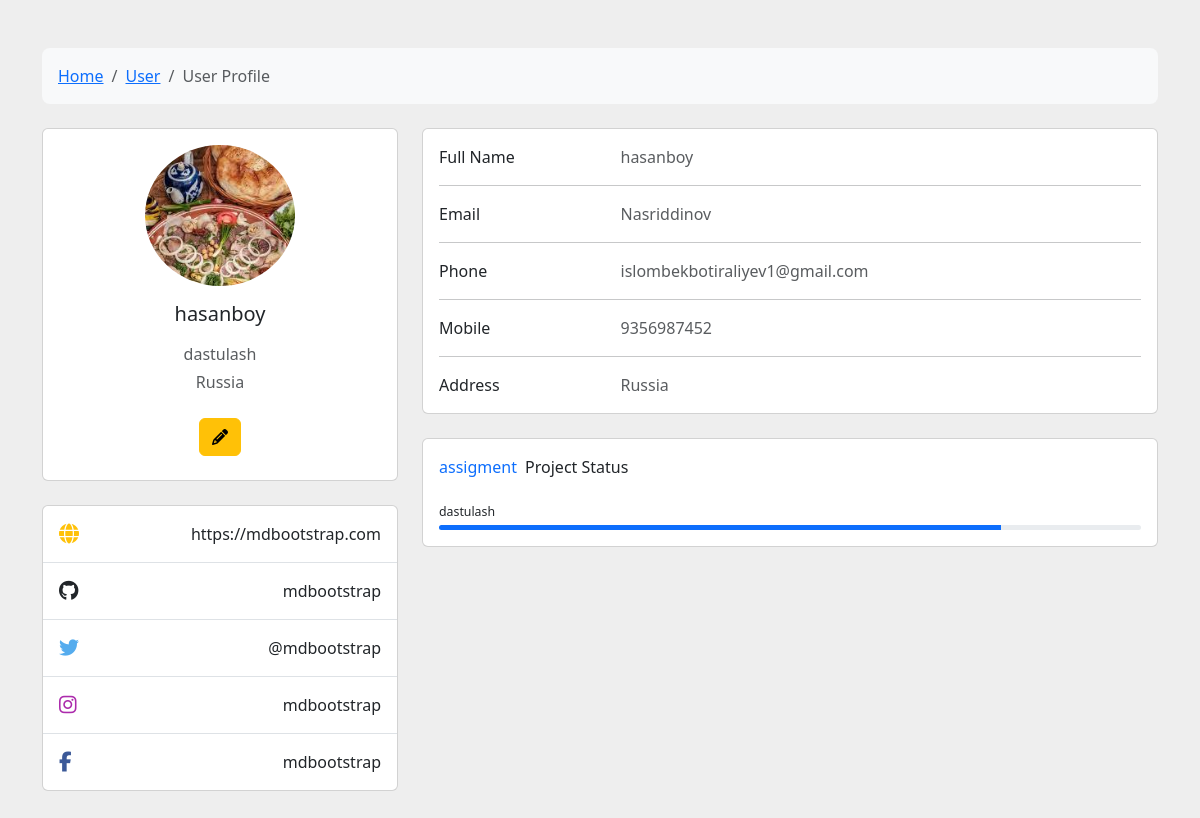
The page /read/4 on the database its author committed.
### users/models.py (models this page shows, shortened)
class Student(models.Model):
    name = models.CharField(max_length=100)
    last_name = models.CharField(max_length=100)
    email = models.CharField(max_length=100)
    location = models.CharField(max_length=100)
    hobby = models.ForeignKey(Hobby,on_delete=models.CASCADE,related_name='hoby')
    phone = models.IntegerField()
    image = models.ImageField(upload_to='student_images')

class Hobby(models.Model):
    name = models.CharField(max_length=100)
    def __str__(self):
        return f"{self.name}"

### users/views.py (the view)
# urls.py: path('read/<int:id>',read,name='read'),
def read(request,id):
    student=Student.objects.get(id=id)
    return render(request, 'users/table.html',context={"student":student})

### users/templates/users/table.html (shortened to what this page needs)
{% extends 'base.html' %}
{% block content %}
<section style="background-color: #eee;">
    <div class="container py-5">
      <div class="row">
        <div class="col">
          <nav aria-label="breadcrumb" class="bg-body-tertiary rounded-3 p-3 mb-4">
            <ol class="breadcrumb mb-0">
              <li class="breadcrumb-item"><a href="#">Home</a></li>
              <li class="breadcrumb-item"><a href="#">User</a></li>
              <li class="breadcrumb-item active" aria-current="page">User Profile</li>
            </ol>
          </nav>
        </div>
      </div>
      <div class="row">
        <div class="col-lg-4">
          <div class="card mb-4">
            <div class="card-body text-center">
              <img src="{{student.image.url}}" alt="avatar"
                class="rounded-circle img-fluid" style="width: 150px;">
              <h5 class="my-3">{{student.name}}</h5>
              <p class="text-muted mb-1">{{student.hobby}}</p>
              <p class="text-muted mb-4">{{student.location}}</p>
              <a class="btn btn-warning" href="{% url 'student_update' student.id %}"><i class="fa-solid fa-pencil-alt"></i></a>
            </div>
          </div>
          <div class="card mb-4 mb-lg-0">
            <div class="card-body p-0">
              <ul class="list-group list-group-flush rounded-3">
                <li class="list-group-item d-flex justify-content-between align-items-center p-3">
                  <i class="fas fa-globe fa-lg text-warning"></i>
                  <p class="mb-0">https://mdbootstrap.com</p>
                </li>
                <li class="list-group-item d-flex justify-content-between align-items-center p-3">
                  <i class="fab fa-github fa-lg text-body"></i>
                  <p class="mb-0">mdbootstrap</p>
                </li>
                <li class="list-group-item d-flex justify-content-between align-items-center p-3">
                  <i class="fab fa-twitter fa-lg" style="color: #55acee;"></i>
                  <p class="mb-0">@mdbootstrap</p>
                </li>
                <li class="list-group-item d-flex justify-content-between align-items-center p-3">
                  <i class="fab fa-instagram fa-lg" style="color: #ac2bac;"></i>
                  <p class="mb-0">mdbootstrap</p>
                </li>
                <li class="list-group-item d-flex justify-content-between align-items-center p-3">
                  <i class="fab fa-facebook-f fa-lg" style="color: #3b5998;"></i>
                  <p class="mb-0">mdbootstrap</p>
                </li>
              </ul>
            </div>
          </div>
        </div>
        <div class="col-lg-8">
          <div class="card mb-4">
            <div class="card-body">
              <div class="row">
                <div class="col-sm-3">
                  <p class="mb-0">Full Name</p>
                </div>
                <div class="col-sm-9">
                  <p class="text-muted mb-0">{{student.name}}</p>
                </div>
              </div>
              <hr>
              <div class="row">
                <div class="col-sm-3">
                  <p class="mb-0">Email</p>
                </div>
                <div class="col-sm-9">
                  <p class="text-muted mb-0">{{student.last_name}}</p>
                </div>
              </div>
              <hr>
              <div class="row">
                <div class="col-sm-3">
                  <p class="mb-0">Phone</p>
                </div>
                <div class="col-sm-9">
                  <p class="text-muted mb-0">{{student.email}}</p>
                </div>
              </div>
              <hr>
              <div class="row">
                <div class="col-sm-3">
                  <p class="mb-0">Mobile</p>
                </div>
                <div class="col-sm-9">
                  <p class="text-muted mb-0">{{student.phone}}</p>
                </div>
              </div>
              <hr>
              <div class="row">
                <div class="col-sm-3">
                  <p class="mb-0">Address</p>
                </div>
                <div class="col-sm-9">
                  <p class="text-muted mb-0">{{student.location}}</p>
                </div>
              </div>
            </div>
          </div>
          <div class="row">
            <div class="col-md-12">
              <div class="card mb-4 mb-md-0">
                <div class="card-body">
                  <p class="mb-4"><span class="text-primary font-italic me-1">assigment</span> Project Status
                  </p>
                  <p class="mb-1" style="font-size: .77rem;">{{student.hobby}}</p>
                  <div class="progress rounded" style="height: 5px;">
                    <div class="progress-bar" role="progressbar" style="width: 80%" aria-valuenow="80"
                      aria-valuemin="0" aria-valuemax="100"></div>
                  </div>
                </div>
              </div>
            </div>
          </div>
        </div>
      </div>
    </div>
  </section>
{% endblock content %}

### rows shown on the page
Student: image (picture), name "hasanboy", hobby "dastulash", location "Russia", last_name "Nasriddinov", email "islombekbotiraliyev1@gmail.com", phone "9356987452"
